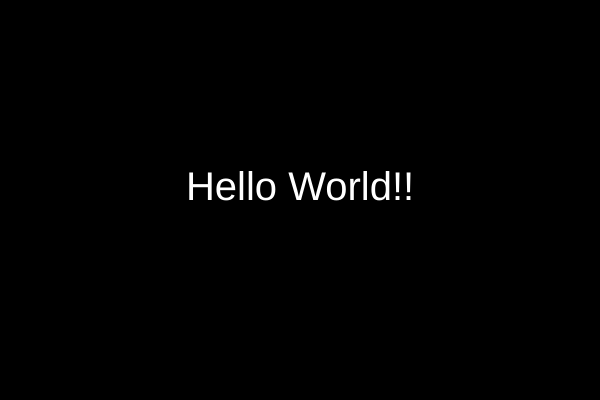
Frame 1 (no input)
Frame 60 (no input): identical to frame 1, image omitted
Frame 120 (the mouse pressed at the canvas centre since frame 60): identical to frame 1, image omitted

The p5.js sketch that drew this single still picture (run headless with seeded random() and noise() and a simulated clock; from frame 60 on, the mouse is pressed at the canvas centre):

// p5.js sketch
// ── sketch.js

// Setup code goes here
function setup() {
  createCanvas(600, 400);
  textSize(40);
  textAlign(CENTER);
 }


// Draw code goes here
function draw() {
  background(0);
  fill(255);
  text("Hello World!!", width/2, height/2)
}
